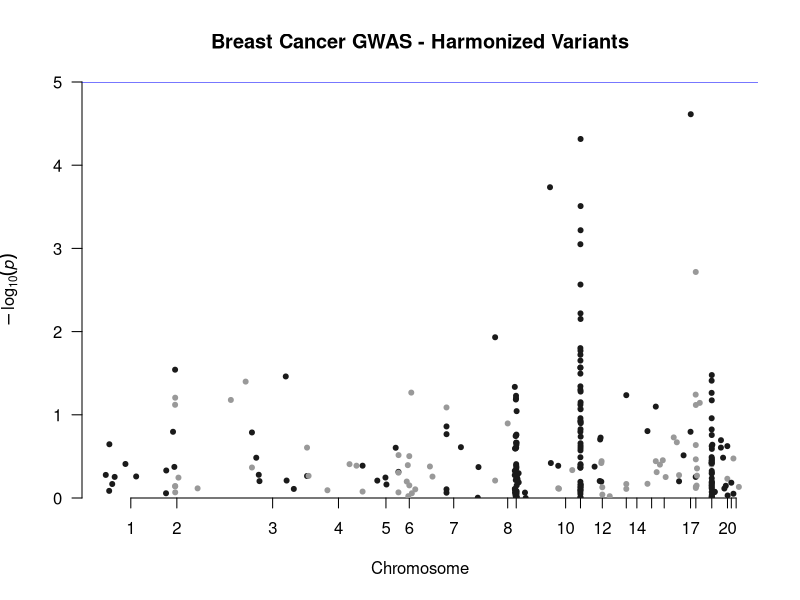
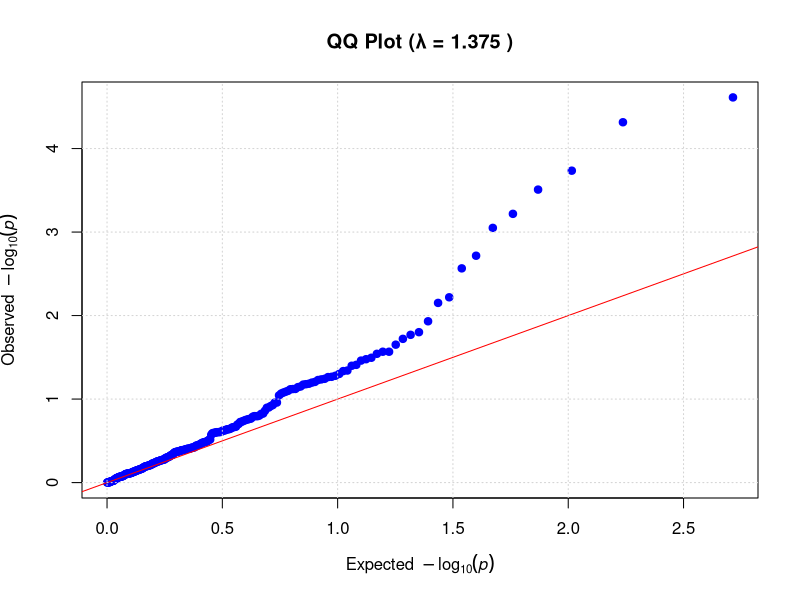
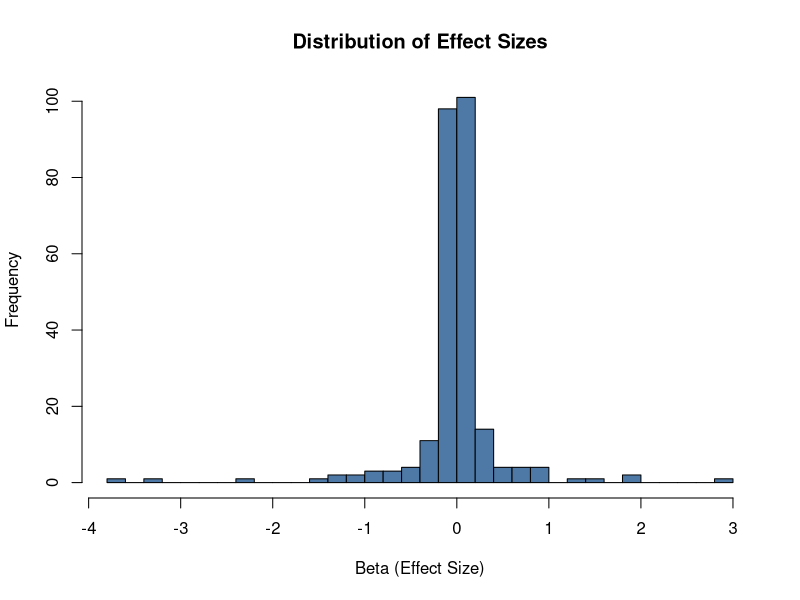

Reproduce these figures in R, in order.
#!/usr/bin/env Rscript

#install packages
#install.packages("qqman")
#install.packages("data.table")

#load packages
library(qqman)
library(data.table)

# Load harmonized data
gwas <- fread("results/harmonized.tsv")

# 1. Manhattan Plot (All Chromosomes)
png("results/plots/manhattan.png", width=1200, height=400)
manhattan(gwas, chr="CHR", bp="POS", p="P", snp="SNP",
          main="Breast Cancer GWAS - Harmonized Variants",
          suggestiveline=-log10(1e-5),
          genomewideline=-log10(5e-8))
dev.off()

# 2. QQ Plot (Check Inflation)
lambda <- median(qchisq(gwas$P, df=1, lower.tail=F)) / qchisq(0.5, df=1)
png("results/plots/qqplot.png", width=600, height=600)
qq(gwas$P, main=paste("QQ Plot (λ =", round(lambda, 3), ")"),
   col="blue", cex=1.5)
grid()
dev.off()

# 3. Effect Size Distribution
png("results/plots/effect_sizes.png", width=800, height=600)
hist(gwas$BETA, breaks=30, col="#4E79A7",
     main="Distribution of Effect Sizes",
     xlab="Beta (Effect Size)")
dev.off()
